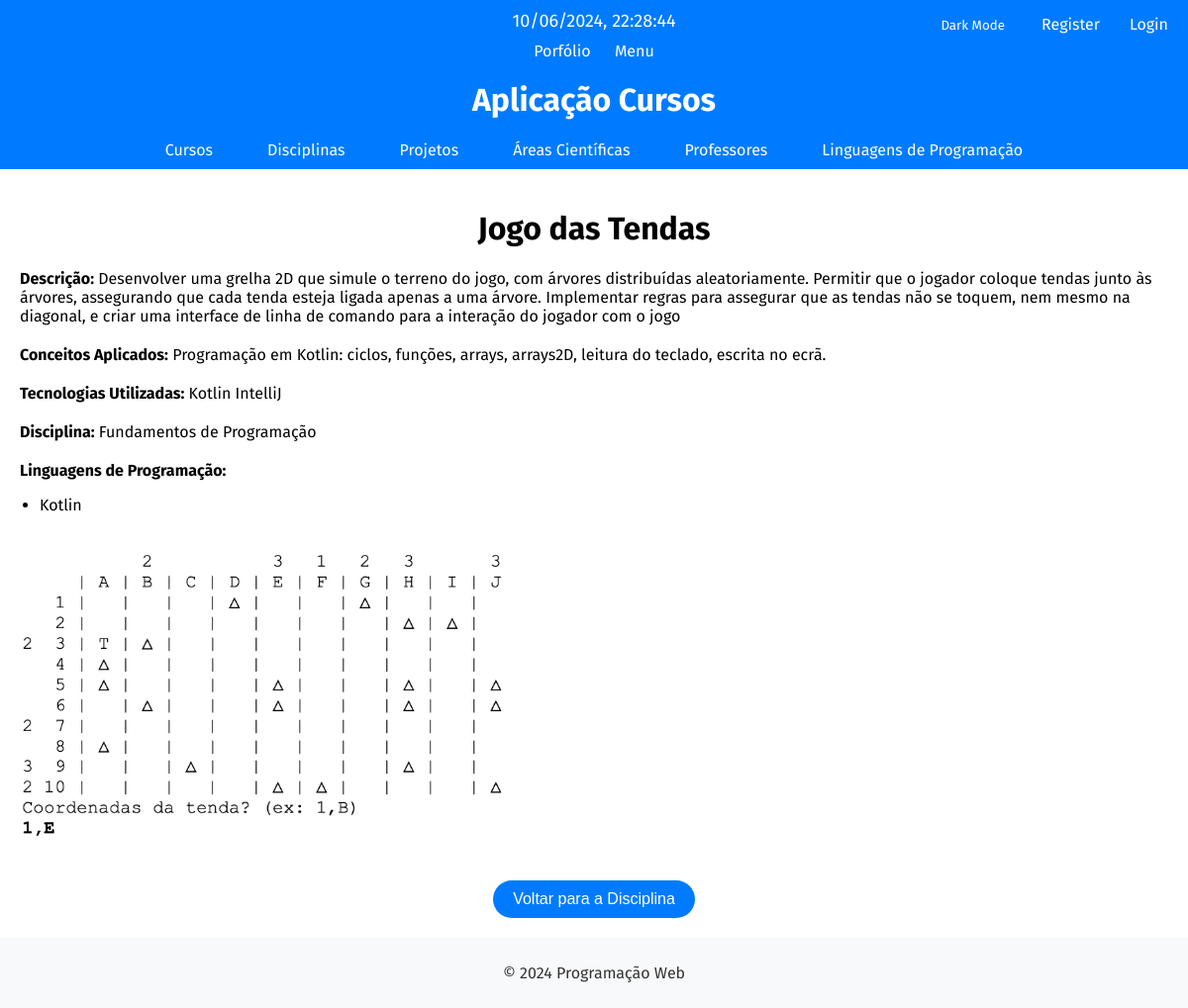
The page /cursos/6/2/1/ on the database its author committed.
### curso/models.py (models this page shows, shortened)
class Project(models.Model):
    name = models.CharField(max_length=255, default = "Projeto")
    description = models.TextField()
    concepts_applied = models.TextField()
    technologies_used = models.TextField()
    image = models.ImageField(upload_to='project_images/')
    youtube_link = models.URLField(blank=True, null=True)
    github_link = models.URLField(blank=True, null=True)
    programming_languages = models.ManyToManyField(ProgrammingLanguage, related_name='projects')

class Discipline(models.Model):
    name = models.CharField(max_length=255)
    year = models.IntegerField()
    semester = models.CharField(max_length=20)
    ects = models.IntegerField()
    curricularIUnitReadableCode = models.CharField(max_length=20)
    scientific_area = models.ForeignKey(ScientificArea, on_delete=models.CASCADE, related_name='disciplines')
    projects = models.ManyToManyField('Project', related_name='disciplines', blank=True)
    teachers = models.ManyToManyField('Teacher', related_name='disciplines')

class ProgrammingLanguage(models.Model):
    name = models.CharField(max_length=100)

### curso/views.py (the view)
# urls.py: path('<int:course_id>/<int:discipline_id>/<int:project_id>/', views.projeto_page, name='projeto'), # pagina projeto (sem editar e apagar)
def projeto_page(request, course_id, discipline_id, project_id):
    curso = Course.objects.get(pk=course_id)
    projeto = Project.objects.get(pk=project_id)
    disciplina = Discipline.objects.get(pk=discipline_id)
    return render(request, 'curso/projeto.html', {'curso': curso, 'disciplina': disciplina, 'projeto' : projeto, 'is_editor': is_editor_curso(request.user)})

### curso/views.py (called while the page is built)
def is_editor_curso(user):
    return user.groups.filter(name='editor_curso').exists()

### curso/templates/curso/projeto.html (shortened to what this page needs)
{% extends 'curso/layout.html' %}
{% block content %}
    <div class="detalhes-projeto">
        <h1>{{ projeto.name }}</h1>
        <p><strong>Descrição:</strong> {{ projeto.description }}</p>
        <p><strong>Conceitos Aplicados:</strong> {{ projeto.concepts_applied }}</p>
        <p><strong>Tecnologias Utilizadas:</strong> {{ projeto.technologies_used }}</p>
        <p><strong>Disciplina:</strong> {{ disciplina.name }}</p>
        <p><strong>Linguagens de Programação:</strong></p>
        <ul>
            {% for linguagem in projeto.programming_languages.all %}
                <li>{{ linguagem.name }}</li>
            {% endfor %}
        </ul>
        <img src="{{ projeto.image.url }}">
    </div>
    <div class="button-container">
        <a href="{% url 'disciplina' course_id=curso.id discipline_id=disciplina.id %}">
            <button>Voltar para a Disciplina</button>
        </a>
    </div>
{% endblock %}

### curso/static/curso/estilos.css (style rules this page uses)
body { font-family: 'Fira Sans', sans-serif; font-optical-sizing: auto; margin: 0; padding: 0; display: flex; flex-direction: column; min-height: 100vh; }
.button-container { display: flex; justify-content: center; gap: 10px; margin-top: 20px; }
.button-container button { padding: 10px 20px; font-size: 16px; background-color: #007bff; color: #fff; border: none; border-radius: 20px; cursor: pointer; transition: background-color 0.3s ease; }
h1 { text-align: center; }

### curso/templates/curso/projeto.html (style rules this page uses)
.detalhes-projeto { margin-bottom: 40px; }
.detalhes-projeto h1, .detalhes-projeto h2 { text-align: center; }
.detalhes-projeto p { margin-top: 20px; }
.detalhes-projeto ul { padding-left: 20px; }
.detalhes-projeto ul li { margin-top: 10px; }
.detalhes-projeto img { max-width: 500px; height: auto; margin-top: 20px; }

### rows shown on the page
Project: name "Jogo das Tendas", description "Desenvolver uma grelha 2D que simule o terreno do jogo, com árvores distribuídas aleatoriamente. Permitir que o jogador coloque tendas junto às árvores, assegurando que cada tenda esteja ligada apenas a uma árvore. Implementar regras para assegurar que as tendas não se toquem, nem mesmo na diagonal, e criar uma interface de linha de comando para a interação do jogador com o jogo", concepts_applied "Programação em Kotlin: ciclos, funções, arrays, arrays2D, leitura do teclado, escrita no ecrã.", technologies_used "Kotlin IntelliJ", image (picture)
Discipline: name "Fundamentos de Programação"
ProgrammingLanguage: name "Kotlin"
